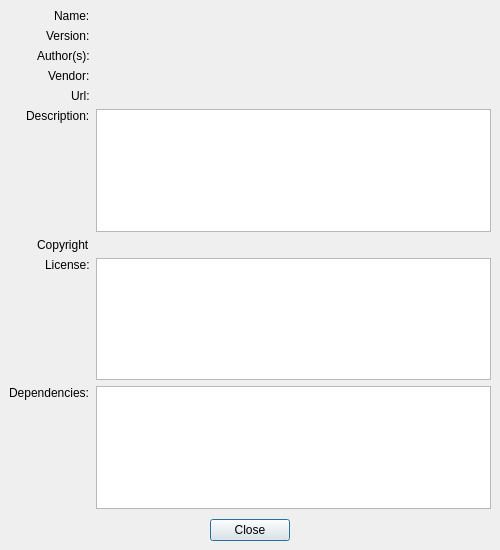
<?xml version="1.0" encoding="UTF-8"?>
<ui version="4.0">
 <class>PluginDetailsDialog</class>
 <widget class="QDialog" name="PluginDetailsDialog">
  <property name="windowModality">
   <enum>Qt::ApplicationModal</enum>
  </property>
  <property name="geometry">
   <rect>
    <x>0</x>
    <y>0</y>
    <width>500</width>
    <height>550</height>
   </rect>
  </property>
  <property name="windowTitle">
   <string>Plugin details</string>
  </property>
  <property name="modal">
   <bool>true</bool>
  </property>
  <layout class="QVBoxLayout" name="verticalLayout">
   <property name="spacing">
    <number>10</number>
   </property>
   <property name="margin">
    <number>9</number>
   </property>
   <item>
    <layout class="QFormLayout" name="formLayout_2">
     <property name="labelAlignment">
      <set>Qt::AlignRight|Qt::AlignTop|Qt::AlignTrailing</set>
     </property>
     <property name="horizontalSpacing">
      <number>6</number>
     </property>
     <property name="verticalSpacing">
      <number>6</number>
     </property>
     <item row="0" column="0">
      <widget class="QLabel" name="lbPluginName">
       <property name="sizePolicy">
        <sizepolicy hsizetype="Preferred" vsizetype="Fixed">
         <horstretch>0</horstretch>
         <verstretch>0</verstretch>
        </sizepolicy>
       </property>
       <property name="text">
        <string>Name:</string>
       </property>
      </widget>
     </item>
     <item row="1" column="0">
      <widget class="QLabel" name="lbPluginVersion">
       <property name="sizePolicy">
        <sizepolicy hsizetype="Preferred" vsizetype="Fixed">
         <horstretch>0</horstretch>
         <verstretch>0</verstretch>
        </sizepolicy>
       </property>
       <property name="text">
        <string>Version:</string>
       </property>
      </widget>
     </item>
     <item row="2" column="0">
      <widget class="QLabel" name="lbPluginAuthor">
       <property name="sizePolicy">
        <sizepolicy hsizetype="Preferred" vsizetype="Fixed">
         <horstretch>0</horstretch>
         <verstretch>0</verstretch>
        </sizepolicy>
       </property>
       <property name="text">
        <string>Author(s):</string>
       </property>
      </widget>
     </item>
     <item row="3" column="0">
      <widget class="QLabel" name="lbPluginVendor">
       <property name="sizePolicy">
        <sizepolicy hsizetype="Preferred" vsizetype="Fixed">
         <horstretch>0</horstretch>
         <verstretch>0</verstretch>
        </sizepolicy>
       </property>
       <property name="text">
        <string>Vendor:</string>
       </property>
      </widget>
     </item>
     <item row="4" column="0">
      <widget class="QLabel" name="lbPluginUrl">
       <property name="sizePolicy">
        <sizepolicy hsizetype="Preferred" vsizetype="Fixed">
         <horstretch>0</horstretch>
         <verstretch>0</verstretch>
        </sizepolicy>
       </property>
       <property name="text">
        <string>Url:</string>
       </property>
      </widget>
     </item>
     <item row="5" column="0">
      <widget class="QLabel" name="lbPluginDescription">
       <property name="sizePolicy">
        <sizepolicy hsizetype="Preferred" vsizetype="Fixed">
         <horstretch>0</horstretch>
         <verstretch>0</verstretch>
        </sizepolicy>
       </property>
       <property name="text">
        <string>Description:</string>
       </property>
      </widget>
     </item>
     <item row="6" column="0">
      <widget class="QLabel" name="lbPluginCopyright">
       <property name="sizePolicy">
        <sizepolicy hsizetype="Preferred" vsizetype="Fixed">
         <horstretch>0</horstretch>
         <verstretch>0</verstretch>
        </sizepolicy>
       </property>
       <property name="text">
        <string>Copyright</string>
       </property>
      </widget>
     </item>
     <item row="7" column="0">
      <widget class="QLabel" name="lbPluginLicense">
       <property name="sizePolicy">
        <sizepolicy hsizetype="Preferred" vsizetype="Fixed">
         <horstretch>0</horstretch>
         <verstretch>0</verstretch>
        </sizepolicy>
       </property>
       <property name="text">
        <string>License:</string>
       </property>
       <property name="indent">
        <number>-1</number>
       </property>
      </widget>
     </item>
     <item row="8" column="0">
      <widget class="QLabel" name="lbPluginDependencies">
       <property name="sizePolicy">
        <sizepolicy hsizetype="Preferred" vsizetype="Fixed">
         <horstretch>0</horstretch>
         <verstretch>0</verstretch>
        </sizepolicy>
       </property>
       <property name="text">
        <string>Dependencies:</string>
       </property>
      </widget>
     </item>
     <item row="0" column="1">
      <widget class="QLabel" name="fldPluginName">
       <property name="sizePolicy">
        <sizepolicy hsizetype="Preferred" vsizetype="Fixed">
         <horstretch>0</horstretch>
         <verstretch>0</verstretch>
        </sizepolicy>
       </property>
       <property name="text">
        <string/>
       </property>
      </widget>
     </item>
     <item row="1" column="1">
      <widget class="QLabel" name="fldPluginVersion">
       <property name="sizePolicy">
        <sizepolicy hsizetype="Preferred" vsizetype="Fixed">
         <horstretch>0</horstretch>
         <verstretch>0</verstretch>
        </sizepolicy>
       </property>
       <property name="text">
        <string/>
       </property>
      </widget>
     </item>
     <item row="2" column="1">
      <widget class="QLabel" name="fldPluginAuthor">
       <property name="sizePolicy">
        <sizepolicy hsizetype="Preferred" vsizetype="Fixed">
         <horstretch>0</horstretch>
         <verstretch>0</verstretch>
        </sizepolicy>
       </property>
       <property name="text">
        <string/>
       </property>
      </widget>
     </item>
     <item row="3" column="1">
      <widget class="QLabel" name="fldPluginVendor">
       <property name="sizePolicy">
        <sizepolicy hsizetype="Preferred" vsizetype="Fixed">
         <horstretch>0</horstretch>
         <verstretch>0</verstretch>
        </sizepolicy>
       </property>
       <property name="text">
        <string/>
       </property>
      </widget>
     </item>
     <item row="4" column="1">
      <widget class="QLabel" name="fldPluginUrl">
       <property name="sizePolicy">
        <sizepolicy hsizetype="Preferred" vsizetype="Fixed">
         <horstretch>0</horstretch>
         <verstretch>0</verstretch>
        </sizepolicy>
       </property>
       <property name="text">
        <string/>
       </property>
      </widget>
     </item>
     <item row="6" column="1">
      <widget class="QLabel" name="fldPluginCopyright">
       <property name="sizePolicy">
        <sizepolicy hsizetype="Preferred" vsizetype="Fixed">
         <horstretch>0</horstretch>
         <verstretch>0</verstretch>
        </sizepolicy>
       </property>
       <property name="text">
        <string/>
       </property>
      </widget>
     </item>
     <item row="5" column="1">
      <widget class="QPlainTextEdit" name="fldPluginDescription"/>
     </item>
     <item row="7" column="1">
      <widget class="QPlainTextEdit" name="fldPluginLicense"/>
     </item>
     <item row="8" column="1">
      <widget class="QListWidget" name="fldPluginDependencies">
       <property name="editTriggers">
        <set>QAbstractItemView::NoEditTriggers</set>
       </property>
       <property name="showDropIndicator" stdset="0">
        <bool>false</bool>
       </property>
       <property name="selectionMode">
        <enum>QAbstractItemView::NoSelection</enum>
       </property>
      </widget>
     </item>
    </layout>
   </item>
   <item>
    <layout class="QHBoxLayout" name="horizontalLayout">
     <item>
      <widget class="QPushButton" name="closeBtn">
       <property name="sizePolicy">
        <sizepolicy hsizetype="Fixed" vsizetype="Fixed">
         <horstretch>0</horstretch>
         <verstretch>0</verstretch>
        </sizepolicy>
       </property>
       <property name="text">
        <string>Close</string>
       </property>
      </widget>
     </item>
    </layout>
   </item>
  </layout>
 </widget>
 <resources/>
 <connections/>
</ui>
